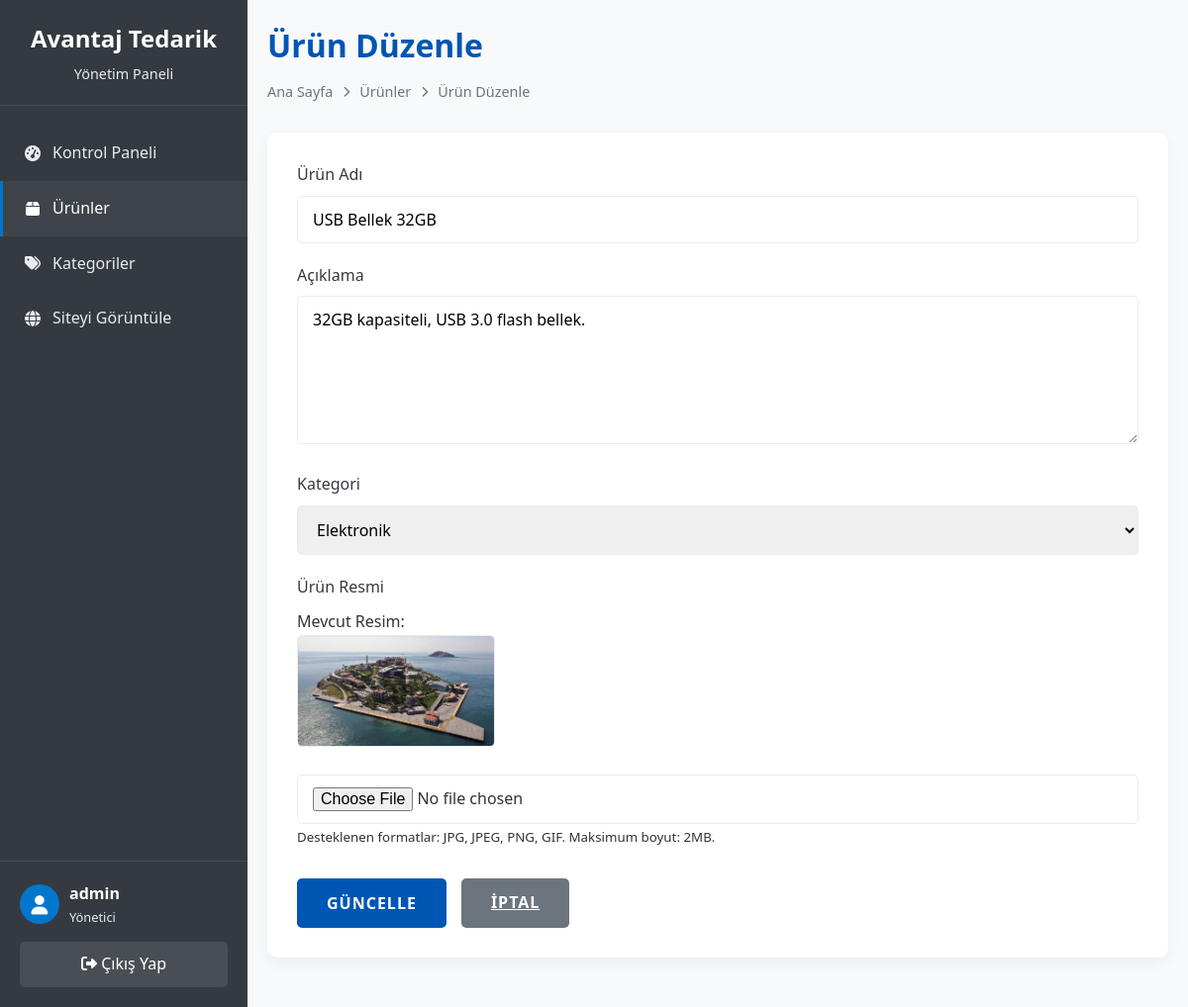
Screenshot of /admin/product_form.php?id=8 (signed in) with the database file from the repository.
### tables this page shows
CREATE TABLE IF NOT EXISTS products (
    id INT AUTO_INCREMENT PRIMARY KEY,
    category_id INT NOT NULL,
    name VARCHAR(100) NOT NULL,
    description TEXT,
    price DECIMAL(10, 2) NOT NULL,
    image VARCHAR(255) DEFAULT 'default.jpg',
    created_at TIMESTAMP DEFAULT CURRENT_TIMESTAMP,
    updated_at TIMESTAMP DEFAULT CURRENT_TIMESTAMP ON UPDATE CURRENT_TIMESTAMP,
    FOREIGN KEY (category_id) REFERENCES categories(id) ON DELETE CASCADE
);

CREATE TABLE IF NOT EXISTS categories (
    id INT AUTO_INCREMENT PRIMARY KEY,
    name VARCHAR(50) NOT NULL UNIQUE,
    slug VARCHAR(50) NOT NULL UNIQUE
);

### admin/config.php (called while the page is built, shortened)
<?php
$conn = mysqli_connect(DB_SERVER, DB_USERNAME, DB_PASSWORD, DB_NAME);
function sanitize($data) {
    global $conn;
    return mysqli_real_escape_string($conn, htmlspecialchars(trim($data)));
}
?>

### admin/product_form.php (the view, shortened to what this page needs)
<?php
require_once "config.php";
$id = $name = $description = $price = $category_id = $image = "";
$name_err = $price_err = $category_err = $image_err = "";
$is_edit = false;
if(isset($_GET["id"]) && !empty($_GET["id"])){
    $id = sanitize($_GET["id"]);
    $is_edit = true;
    $sql = "SELECT * FROM products WHERE id = ?";
    if($stmt = mysqli_prepare($conn, $sql)){
        mysqli_stmt_bind_param($stmt, "i", $param_id);
        if(mysqli_stmt_execute($stmt)){
            $result = mysqli_stmt_get_result($stmt);
            if(mysqli_num_rows($result) == 1){
                $row = mysqli_fetch_assoc($result);
                $name = $row["name"];
                $description = $row["description"];
                $category_id = $row["category_id"];
                $image = $row["image"];
            } else{
                header("location: products.php");
                exit();
            }
        } else{
            echo "Bir hata oluştu. Lütfen daha sonra tekrar deneyin.";
        }
    }
}
?>
<!DOCTYPE html>
<html lang="tr">
<head>
    <link rel="stylesheet" href="https://cdnjs.cloudflare.com/ajax/libs/font-awesome/6.4.0/css/all.min.css">
</head>
<body>
    <div class="admin-container">
        <aside class="sidebar">
            <div class="sidebar-header">
                <h2>Avantaj Tedarik</h2>
                <p>Yönetim Paneli</p>
            </div>
            <nav class="sidebar-menu">
                <a href="index.php" class="menu-item">
                    <i class="fas fa-tachometer-alt"></i>
                    <span>Kontrol Paneli</span>
                </a>
                <a href="products.php" class="menu-item active">
                    <i class="fas fa-box"></i>
                    <span>Ürünler</span>
                </a>
                <a href="categories.php" class="menu-item">
                    <i class="fas fa-tags"></i>
                    <span>Kategoriler</span>
                </a>
                <a href="../index.php" class="menu-item">
                    <i class="fas fa-globe"></i>
                    <span>Siteyi Görüntüle</span>
                </a>
            </nav>
            <div class="sidebar-footer">
                <div class="user-info">
                    <div class="user-avatar">
                        <i class="fas fa-user"></i>
                    </div>
                    <div>
                        <div class="user-name"><?php echo htmlspecialchars($_SESSION["username"]); ?></div>
                        <div class="user-role">Yönetici</div>
                    </div>
                </div>
                <a href="logout.php" class="logout-btn">
                    <i class="fas fa-sign-out-alt"></i> Çıkış Yap
                </a>
            </div>
        </aside>
        <main class="main-content">
            <div class="page-header">
                <h1><?php echo $is_edit ? "Ürün Düzenle" : "Yeni Ürün Ekle"; ?></h1>
                <div class="breadcrumb">
                    <span>Ana Sayfa</span>
                    <i class="fas fa-chevron-right"></i>
                    <span>Ürünler</span>
                    <i class="fas fa-chevron-right"></i>
                    <span><?php echo $is_edit ? "Ürün Düzenle" : "Yeni Ürün Ekle"; ?></span>
                </div>
            </div>
            <div class="form-container">
                <form action="<?php echo htmlspecialchars($_SERVER["PHP_SELF"]) . ($is_edit ? "?id=" . $id : ""); ?>" method="post" enctype="multipart/form-data">
                    <div class="form-group">
                        <label>Ürün Adı</label>
                        <input type="text" name="name" class="form-control <?php echo (!empty($name_err)) ? 'is-invalid' : ''; ?>" value="<?php echo $name; ?>">
                    </div>
                    <div class="form-group">
                        <label>Açıklama</label>
                        <textarea name="description" class="form-control"><?php echo $description; ?></textarea>
                    </div>
                    <div class="form-group">
                        <label>Kategori</label>
                        <select name="category_id" class="form-control <?php echo (!empty($category_err)) ? 'is-invalid' : ''; ?>">
                            <?php
                            $sql = "SELECT id, name FROM categories ORDER BY name";
                            $result = mysqli_query($conn, $sql);
                            while($row = mysqli_fetch_assoc($result)){
                                echo "<option value='" . $row["id"] . "'" . ($category_id == $row["id"] ? " selected" : "") . ">" . $row["name"] . "</option>";
                            }
                            ?>
                        </select>
                    </div>
                    <div class="form-group">
                        <label>Ürün Resmi</label>
                        <?php if($is_edit && !empty($image)): ?>
                        <div class="current-image">
                            <p>Mevcut Resim:</p>
                            <img src="../uploads/<?php echo file_exists("../uploads/" . $image) ? $image : "default.jpg"; ?>" alt="<?php echo $name; ?>">
                        </div>
                        <?php endif; ?>
                        <input type="file" name="image" class="form-control <?php echo (!empty($image_err)) ? 'is-invalid' : ''; ?>">
                        <small>Desteklenen formatlar: JPG, JPEG, PNG, GIF. Maksimum boyut: 2MB.</small>
                    </div>
                    <div class="form-actions">
                        <input type="submit" class="btn" value="<?php echo $is_edit ? 'Güncelle' : 'Ekle'; ?>">
                        <a href="products.php" class="btn btn-secondary">İptal</a>
                    </div>
                </form>
            </div>
        </main>
    </div>
</body>
</html>

### admin/product_form.php (style rules this page uses)
:root { --primary-color: #0056b3; --secondary-color: #003366; --accent-color: #0077cc; --light-color: #f8f9fa; --dark-color: #343a40; --text-color: #333; --white-color: #fff; --gray-color: #6c757d; --light-gray: #e9ecef; --transition: all 0.3s ease; --success-color: #28a745; --danger-color: #dc3545; --warning-color: #ffc107; }
* { margin: 0; padding: 0; box-sizing: border-box; font-family: 'Segoe UI', Tahoma, Geneva, Verdana, sans-serif; }
body { background-color: var(--light-color); color: var(--text-color); line-height: 1.6; }
.admin-container { display: flex; min-height: 100vh; }
.sidebar { width: 250px; background-color: var(--dark-color); color: var(--white-color); position: fixed; height: 100%; overflow-y: auto; transition: var(--transition); z-index: 1000; }
.sidebar-header { padding: 20px; text-align: center; border-bottom: 1px solid rgba(255, 255, 255, 0.1); }
.sidebar-header h2 { color: var(--white-color); font-size: 1.5rem; margin-bottom: 5px; }
.sidebar-header p { color: var(--light-gray); font-size: 0.9rem; }
.sidebar-menu { padding: 20px 0; }
.menu-item { padding: 15px 20px; display: flex; align-items: center; color: var(--light-gray); text-decoration: none; transition: var(--transition); border-left: 3px solid transparent; }
.menu-item:hover, .menu-item.active { background-color: rgba(255, 255, 255, 0.05); color: var(--white-color); border-left-color: var(--accent-color); }
.menu-item i { margin-right: 10px; width: 20px; text-align: center; }
.sidebar-footer { padding: 20px; border-top: 1px solid rgba(255, 255, 255, 0.1); position: absolute; bottom: 0; width: 100%; }
.user-info { display: flex; align-items: center; margin-bottom: 15px; }
.user-avatar { width: 40px; height: 40px; border-radius: 50%; background-color: var(--accent-color); display: flex; align-items: center; justify-content: center; margin-right: 10px; }
.user-avatar i { font-size: 1.2rem; }
.user-name { font-weight: 600; }
.user-role { font-size: 0.8rem; color: var(--light-gray); }
.logout-btn { display: block; width: 100%; padding: 10px; text-align: center; background-color: rgba(255, 255, 255, 0.1); color: var(--white-color); border-radius: 5px; text-decoration: none; transition: var(--transition); }
.main-content { flex: 1; margin-left: 250px; padding: 20px; transition: var(--transition); }
.page-header { margin-bottom: 30px; }
.page-header h1 { color: var(--primary-color); font-size: 2rem; margin-bottom: 10px; }
.breadcrumb { display: flex; align-items: center; color: var(--gray-color); font-size: 0.9rem; }
.breadcrumb i { margin: 0 10px; font-size: 0.7rem; }
.form-container { background-color: var(--white-color); border-radius: 10px; box-shadow: 0 5px 15px rgba(0, 0, 0, 0.05); padding: 30px; margin-bottom: 30px; }
.form-group { margin-bottom: 20px; }
.form-group label { display: block; margin-bottom: 8px; color: var(--dark-color); font-weight: 500; }
.form-control { width: 100%; padding: 12px 15px; border: 1px solid var(--light-gray); border-radius: 5px; font-size: 16px; transition: var(--transition); }
textarea.form-control { min-height: 150px; resize: vertical; }
.btn { display: inline-block; padding: 12px 30px; background-color: var(--primary-color); color: var(--white-color); border-radius: 5px; font-weight: 600; text-transform: uppercase; letter-spacing: 1px; transition: var(--transition); border: none; cursor: pointer; font-size: 16px; }
.btn-secondary { background-color: var(--gray-color); }
.form-actions { display: flex; gap: 15px; margin-top: 30px; }
.current-image { margin-top: 10px; margin-bottom: 20px; }
.current-image img { max-width: 200px; max-height: 200px; border-radius: 5px; border: 1px solid var(--light-gray); }

### rows the page displays
products: name "USB Bellek 32GB", description "32GB kapasiteli, USB 3.0 flash bellek.", category_id "Elektronik"

### other values shown
$_SESSION["username"] "admin"
